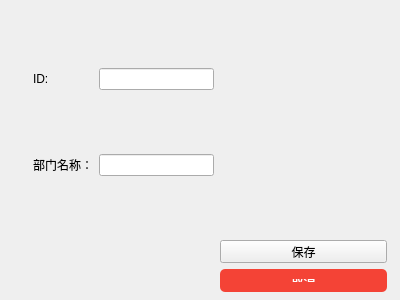
<?xml version="1.0" encoding="UTF-8"?>
<ui version="4.0">
 <class>DepartmentEditView</class>
 <widget class="QWidget" name="DepartmentEditView">
  <property name="geometry">
   <rect>
    <x>0</x>
    <y>0</y>
    <width>400</width>
    <height>300</height>
   </rect>
  </property>
  <property name="windowTitle">
   <string>Form</string>
  </property>
  <widget class="QWidget" name="layoutWidget_2">
   <property name="geometry">
    <rect>
     <x>5</x>
     <y>10</y>
     <width>22</width>
     <height>224</height>
    </rect>
   </property>
   <layout class="QGridLayout" name="gridLayout_3">
    <item row="0" column="0">
     <spacer name="verticalSpacer">
      <property name="orientation">
       <enum>Qt::Orientation::Vertical</enum>
      </property>
      <property name="sizeHint" stdset="0">
       <size>
        <width>20</width>
        <height>178</height>
       </size>
      </property>
     </spacer>
    </item>
    <item row="1" column="0">
     <layout class="QGridLayout" name="gridLayout_2"/>
    </item>
   </layout>
  </widget>
  <widget class="QPushButton" name="cancelButton">
   <property name="geometry">
    <rect>
     <x>220</x>
     <y>269</y>
     <width>167</width>
     <height>23</height>
    </rect>
   </property>
   <property name="styleSheet">
    <string notr="true">/* 整体窗口背景颜色 */
QWidget#DepartmentEditView {
    background-color: #ffffff; /* 白色背景 */
    font-family: &quot;Microsoft YaHei UI&quot;, sans-serif; /* 使用微软雅黑字体 */
    font-size: 12pt;
    border-radius: 5px; /* 圆角 */
    padding: 20px; /* 内边距 */
}

/* 标签样式 */
QLabel {
    font-size: 12pt;
    font-weight: bold;
    color: #007BFF; /* 蓝色字体 */
}

/* 输入框样式 */
QLineEdit {
    border: 1px solid #ccc; /* 边框颜色 */
    border-radius: 4px; /* 圆角 */
    padding: 5px;
    background-color: white;
    font-size: 14px;
}

/* 聚焦时 QLineEdit 样式 */
QLineEdit:focus {
    border-color: #007BFF; /* 聚焦时的边框颜色 */
    box-shadow: 0 0 5px rgba(0, 123, 255, 0.5); /* 聚焦时的阴影效果 */
}

/* 按钮样式 */
QPushButton {
    background-color: #007BFF; /* 蓝色背景 */
    color: white;
    border: none;
    border-radius: 5px; /* 圆角 */
    padding: 10px 20px; /* 按钮内边距 */
    font-size: 12px;
    cursor: pointer; /* 鼠标悬停时变成手型 */
}

/* 按钮悬停时的样式 */
QPushButton:hover {
    background-color: #0056b3; /* 悬停时的背景颜色 */
}

/* 取消按钮的特定样式 */
QPushButton#cancelButton {
    background-color: #f44336; /* 红色背景 */
}

QPushButton#cancelButton:hover {
    background-color: #d32f2f; /* 悬停时的红色背景 */
}

/* 布局间距 */
QGridLayout {
    margin: 20px;
    spacing: 10px; /* 控件之间的间距 */
}

/* 输入框和标签之间的间距 */
QGridLayout QLabel, QGridLayout QLineEdit {
    margin-bottom: 10px;
}

/* 添加间隔的样式 */
QSpacerItem {
    background-color: transparent;
}
</string>
   </property>
   <property name="text">
    <string>取消</string>
   </property>
  </widget>
  <widget class="QWidget" name="layoutWidget">
   <property name="geometry">
    <rect>
     <x>33</x>
     <y>10</y>
     <width>181</width>
     <height>224</height>
    </rect>
   </property>
   <layout class="QGridLayout" name="gridLayout">
    <item row="0" column="0">
     <widget class="QLabel" name="label">
      <property name="text">
       <string>ID:</string>
      </property>
     </widget>
    </item>
    <item row="0" column="1">
     <widget class="QLineEdit" name="dbEditID"/>
    </item>
    <item row="1" column="0">
     <widget class="QLabel" name="label_2">
      <property name="text">
       <string>部门名称：</string>
      </property>
     </widget>
    </item>
    <item row="1" column="1">
     <widget class="QLineEdit" name="dbEditName"/>
    </item>
   </layout>
  </widget>
  <widget class="QPushButton" name="saveButton">
   <property name="geometry">
    <rect>
     <x>220</x>
     <y>240</y>
     <width>167</width>
     <height>23</height>
    </rect>
   </property>
   <property name="text">
    <string>保存</string>
   </property>
  </widget>
 </widget>
 <resources/>
 <connections/>
</ui>
